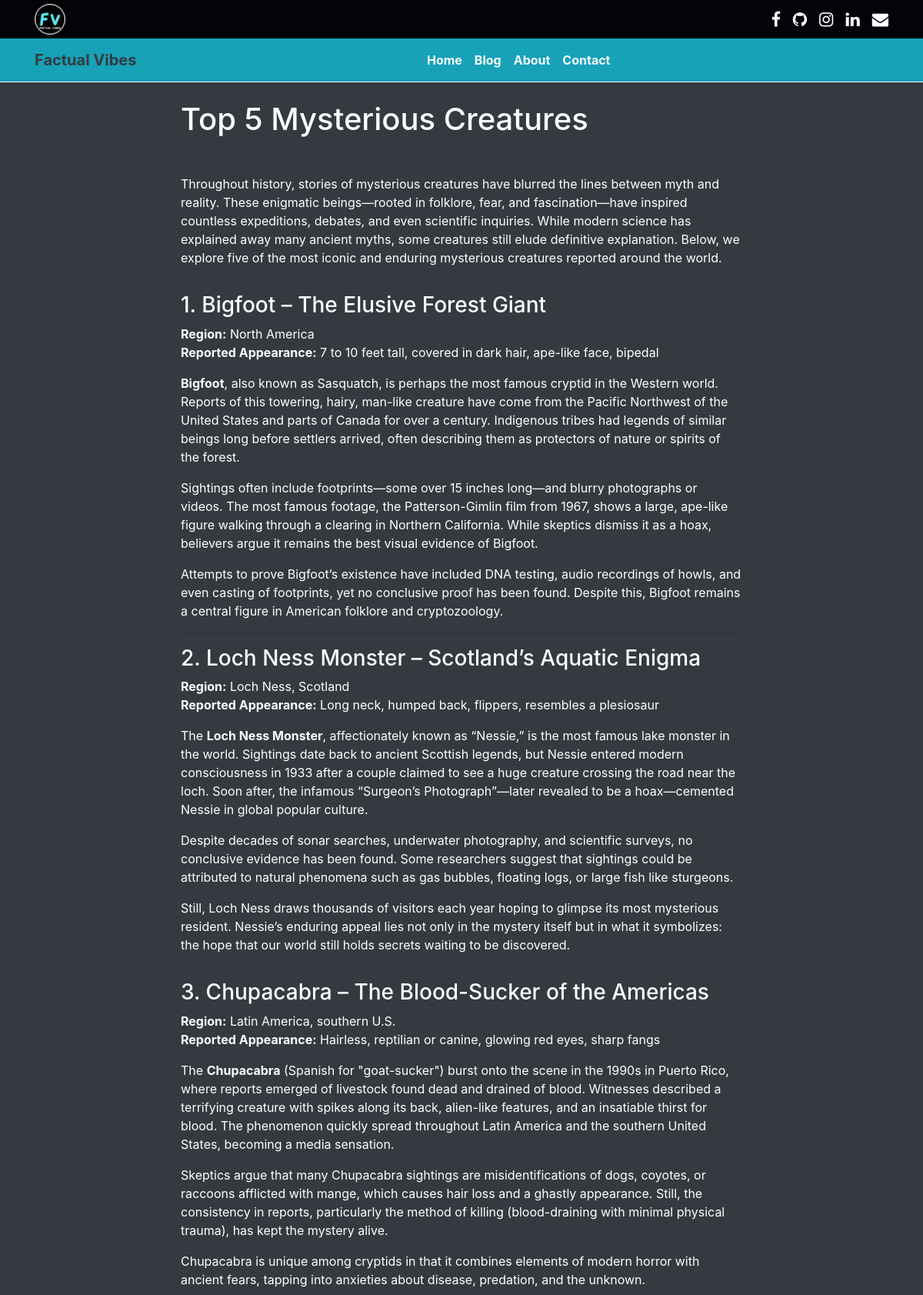
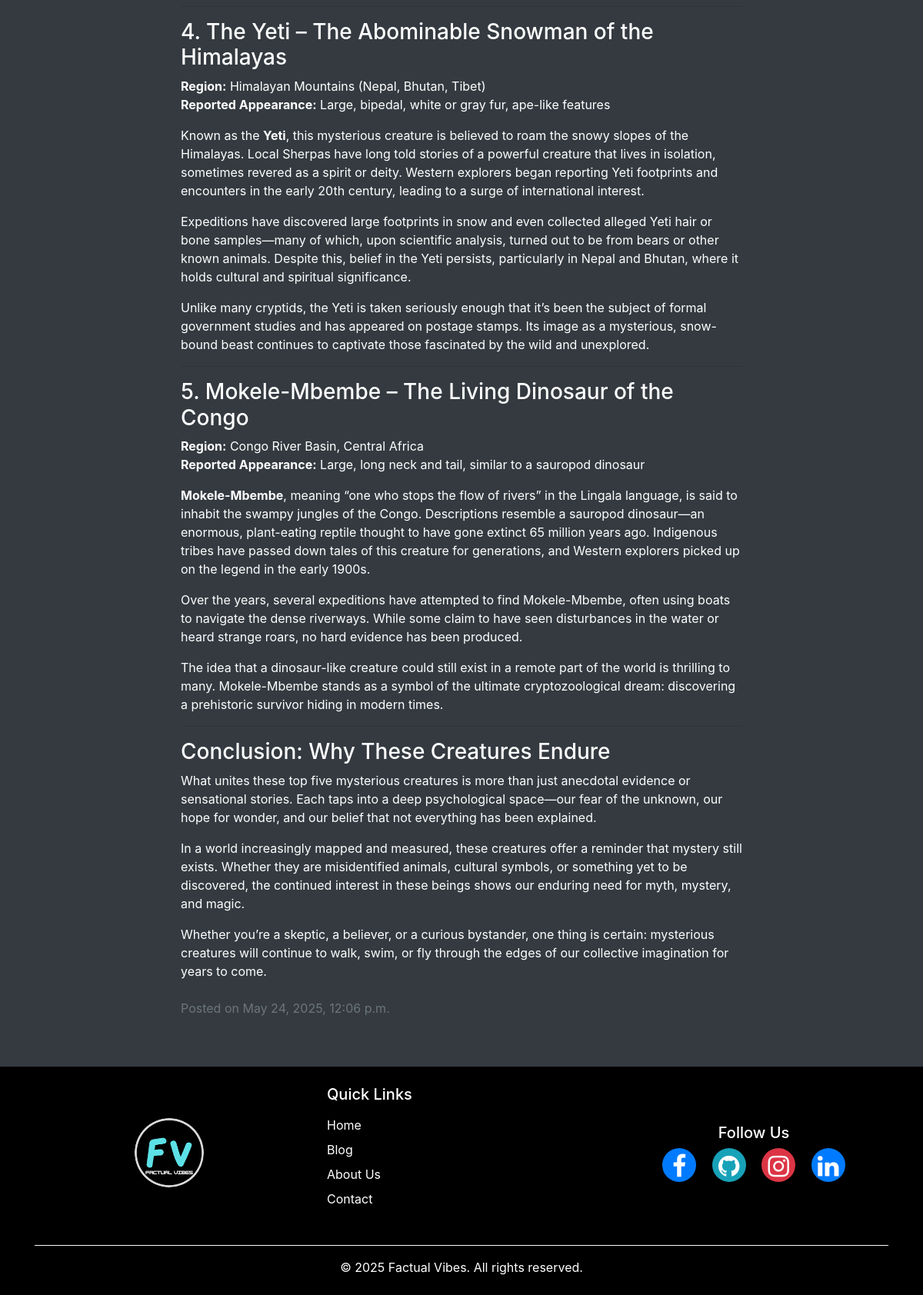
Screenshot of /blogpost/mysterious-creatures with the database file from the repository (2 pictures, top to bottom).
### blog/models.py (models this page shows, shortened)
class Blog(models.Model):
    sno = models.AutoField(primary_key=True)
    title = models.CharField(max_length=200)
    content = models.TextField()
    short_desc = models.CharField(max_length=300, default="")
    slug = models.CharField(max_length=100)
    time = models.DateTimeField(auto_now=True)
    CATEGORY_CHOICES = [
        ('fact', 'Fact'),
        ('scripture', 'Scripture'),
        ('sports', 'Sports'),
        ('other', 'Other'),
    ]
    category = models.CharField(max_length=20, choices=CATEGORY_CHOICES, default='other')
    image = models.ImageField(upload_to="blog_images/", null=True, blank=True)

### blog/views.py (the view)
# urls.py: path('blogpost/<str:slug>', views.blogpost, name='blogpost'),
def blogpost(request, slug):
    blog = Blog.objects.filter(slug=slug).first()
    context = {'blog': blog}
    return render(request, 'blogpost.html', context)

### templates/blogpost.html (shortened to what this page needs)
{% extends "base.html" %}
{% block blogactive %}active{% endblock blogactive %}
{% block body %}
<body class="bg-dark"></body>
<div class="container blog-container">
  <div class="row justify-content-center">
    <div class="col-md-10 col-lg-8">
      <h1 class="blog-title text-white mt-4">{{ blog.title }}</h1>
      <div class="blog-content text-white">
        {{ blog.content|safe }}
      </div>
      <p class="text-muted mt-4">Posted on {{ blog.time|date:"F j, Y, g:i a" }}</p>
    </div>
  </div>
</div>
{% endblock body %}

### rows the page displays
Blog: title "Top 5 Mysterious Creatures", content "Throughout history, stories of mysterious creatures have blurred the lines between myth and reality. These enigmatic beings—rooted in folklore, fear, and fascination—have inspired countless expeditions, debates, and even scientific inquiries. While modern science has explained away many ancient myths, some creatures still elude definitive explanation. Below, we explore five of the most iconic and enduring mysterious creatures reported around the world. 1. Bigfoot – The Elusive Forest Giant Region: North America Reported Appearance: 7 to 10 feet tall, covered in dark hair, ape-like face, bipedal Bigfoot , also known as Sasquatch, is perhaps the most famous cryptid in the Western world.…", time "May 24, 2025, 12:06 p.m."

### other values shown
{{ current_year }} "2025"
